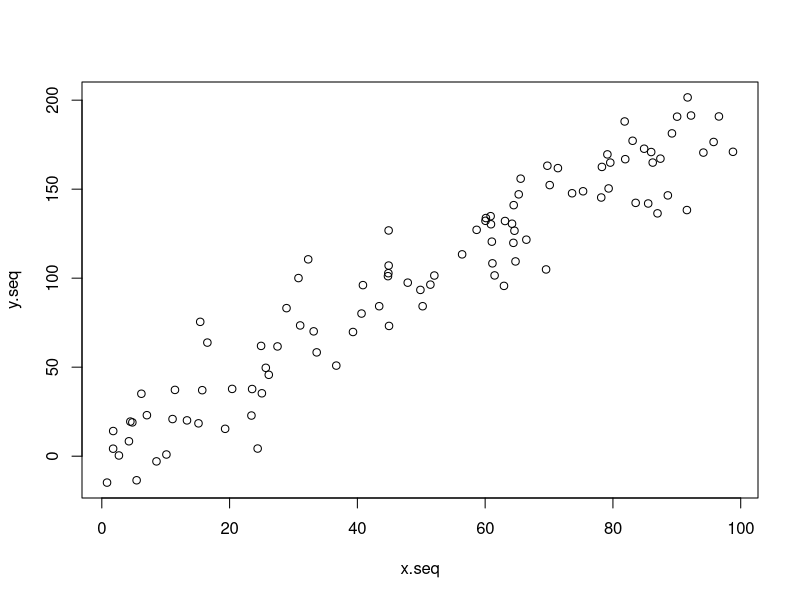
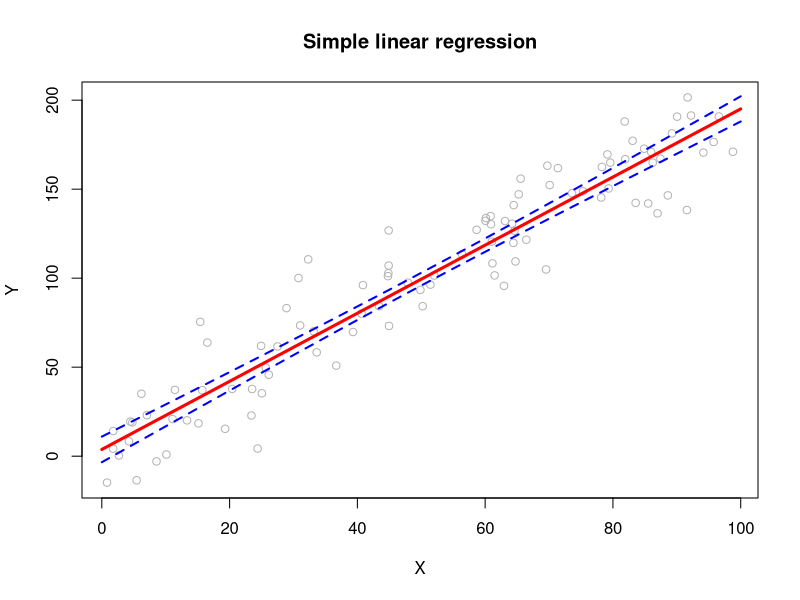

Reproduce these figures in R, in order.
#####################################
#####################################

######## Setting directory
#setwd("Z:/Ghislain-CIRAD/...")


#=============================================================================#
# Generating data
nobs <- 100
x.seq <- runif(n=nobs,min=0,max=100)
a.target <- 2
b.target <- 2
sigma2.target <- 300
y.seq <- a.target + b.target*x.seq +
         rnorm(n=nobs,mean=0,sd=sqrt(sigma2.target))

# Data-set
Data <- as.data.frame(cbind(y.seq,x.seq))

# Plot
plot(x.seq,y.seq)

#=============================================================================#
# Estimation
M <- lm(y.seq~x.seq,data=Data)
summary(M)
M$coefficients
var(M$residuals)
M$df

#=============================================================================#
# Graphics 

x.pred <- seq(from=0,to=100,length.out=100) # We will predict y for 100 values of x
X.pred <- as.data.frame(x.pred)
names(X.pred) <- "x.seq"
Y.pred <- predict.lm(M,X.pred,interval="confidence",type="response")

pdf(file="Predictions.pdf")
plot(x.seq,y.seq,col=grey(0.7),
     xlab="X",
     ylab="Y",
     main="Simple linear regression") # Row data

# Confidence envelops for predictive posterior
lines(x.pred,Y.pred[,1],col="red",lwd=3)
lines(x.pred,Y.pred[,2],col="blue",lwd=2,lty=2)
lines(x.pred,Y.pred[,3],col="blue",lwd=2,lty=2)
dev.off()

